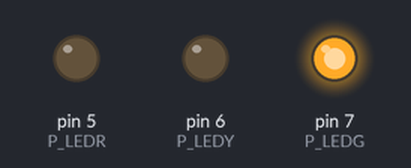
A sketch run on a simulated Arduino Uno, built with avr-gcc and run on an emulated ATmega328P. On the bench: output pins drawn as LEDs (lit = HIGH).

Above: at 2.5 s.
At 6.0 s:
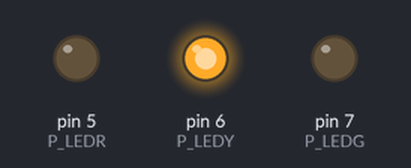
At 9.5 s:
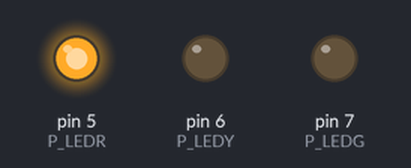
Timing chart, 0 to 15.6 s (numbered marks = the images above):
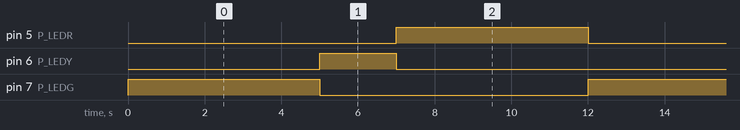

Measured:
- by itself, pin 5 (P_LEDR), pin 7 (P_LEDG): alternates HIGH for 5.0 s and LOW for 7.0 s
- by itself, pin 6 (P_LEDY): alternates HIGH for 2.0 s and LOW for 10.0 s
- by itself, everything shown: repeats every 12.0 s, in 4 steps

The sketch:

Traffic_lights.ino
```cpp
int P_LEDR = 5;
int P_LEDY = 6;
int P_LEDG = 7;
void setup() {
  pinMode(P_LEDR, OUTPUT) ;
  pinMode(P_LEDY, OUTPUT) ;
  pinMode(P_LEDG, OUTPUT) ;
}

void loop() {
  digitalWrite(P_LEDG, HIGH);
  delay(5000);
  digitalWrite(P_LEDG, LOW);
  digitalWrite(P_LEDY, HIGH);
  delay(2000);
  digitalWrite(P_LEDY, LOW);
  digitalWrite(P_LEDR, HIGH);
  delay(5000);
  digitalWrite(P_LEDR, LOW);
}
```
